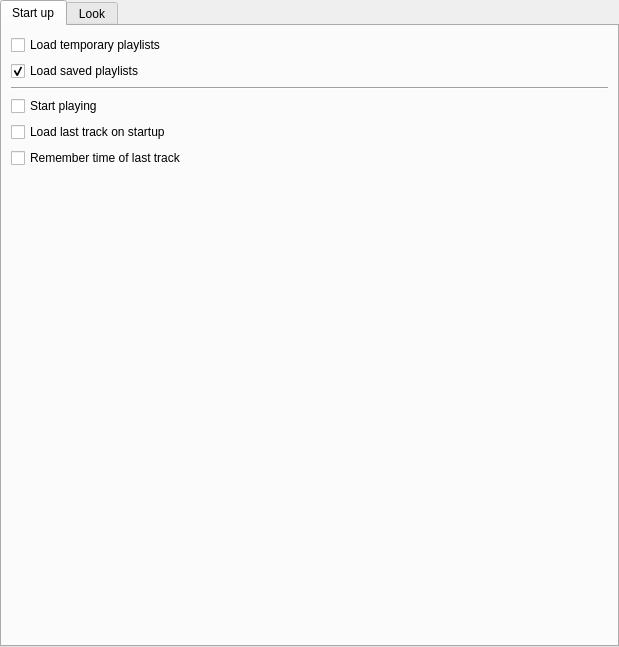
<?xml version="1.0" encoding="UTF-8"?>
<ui version="4.0">
 <class>GUI_PlaylistPreferences</class>
 <widget class="QWidget" name="GUI_PlaylistPreferences">
  <property name="geometry">
   <rect>
    <x>0</x>
    <y>0</y>
    <width>619</width>
    <height>647</height>
   </rect>
  </property>
  <layout class="QGridLayout" name="gridLayout">
   <property name="margin">
    <number>0</number>
   </property>
   <item row="0" column="0">
    <widget class="QTabWidget" name="tabWidget">
     <property name="currentIndex">
      <number>0</number>
     </property>
     <widget class="QWidget" name="tab">
      <attribute name="title">
       <string>Start up</string>
      </attribute>
      <layout class="QGridLayout" name="gridLayout_4">
       <item row="2" column="0">
        <widget class="Line" name="line_3">
         <property name="orientation">
          <enum>Qt::Horizontal</enum>
         </property>
        </widget>
       </item>
       <item row="0" column="0">
        <widget class="QCheckBox" name="cb_load_temporary_playlists">
         <property name="text">
          <string>Load temporary playlists</string>
         </property>
        </widget>
       </item>
       <item row="5" column="0">
        <widget class="QCheckBox" name="cb_remember_time">
         <property name="text">
          <string>Remember time of last track</string>
         </property>
        </widget>
       </item>
       <item row="1" column="0">
        <widget class="QCheckBox" name="cb_load_saved_playlists">
         <property name="text">
          <string>Load saved playlists</string>
         </property>
         <property name="checked">
          <bool>true</bool>
         </property>
        </widget>
       </item>
       <item row="4" column="0">
        <widget class="QCheckBox" name="cb_load_last_track">
         <property name="text">
          <string>Load last track on startup</string>
         </property>
        </widget>
       </item>
       <item row="3" column="0">
        <widget class="QCheckBox" name="cb_start_playing">
         <property name="text">
          <string>Start playing</string>
         </property>
        </widget>
       </item>
       <item row="6" column="0">
        <spacer name="verticalSpacer_2">
         <property name="orientation">
          <enum>Qt::Vertical</enum>
         </property>
         <property name="sizeHint" stdset="0">
          <size>
           <width>20</width>
           <height>40</height>
          </size>
         </property>
        </spacer>
       </item>
      </layout>
     </widget>
     <widget class="QWidget" name="tab_2">
      <attribute name="title">
       <string>Look</string>
      </attribute>
      <layout class="QGridLayout" name="gridLayout_3">
       <item row="3" column="1">
        <widget class="QPushButton" name="btn_default">
         <property name="text">
          <string>Default</string>
         </property>
        </widget>
       </item>
       <item row="1" column="0" colspan="2">
        <widget class="QLineEdit" name="le_expression"/>
       </item>
       <item row="2" column="0" colspan="2">
        <layout class="QGridLayout" name="gridLayout_2">
         <property name="horizontalSpacing">
          <number>6</number>
         </property>
         <property name="verticalSpacing">
          <number>10</number>
         </property>
         <item row="1" column="0">
          <widget class="QLabel" name="label_4">
           <property name="font">
            <font>
             <italic>true</italic>
            </font>
           </property>
           <property name="text">
            <string>'italic text'</string>
           </property>
          </widget>
         </item>
         <item row="5" column="0">
          <widget class="QLabel" name="label_9">
           <property name="text">
            <string>Example</string>
           </property>
          </widget>
         </item>
         <item row="0" column="2">
          <widget class="QLabel" name="label_5">
           <property name="text">
            <string notr="true">%nr%</string>
           </property>
          </widget>
         </item>
         <item row="2" column="2">
          <widget class="QLabel" name="label_7">
           <property name="text">
            <string notr="true">%artist%</string>
           </property>
          </widget>
         </item>
         <item row="0" column="0">
          <widget class="QLabel" name="label">
           <property name="font">
            <font>
             <weight>75</weight>
             <bold>true</bold>
            </font>
           </property>
           <property name="text">
            <string>*bold text*</string>
           </property>
          </widget>
         </item>
         <item row="0" column="3">
          <widget class="QLabel" name="label_10">
           <property name="text">
            <string>track number</string>
           </property>
          </widget>
         </item>
         <item row="3" column="2">
          <widget class="QLabel" name="label_8">
           <property name="text">
            <string notr="true">%album%</string>
           </property>
          </widget>
         </item>
         <item row="1" column="2">
          <widget class="QLabel" name="label_6">
           <property name="text">
            <string notr="true">%title%</string>
           </property>
          </widget>
         </item>
         <item row="1" column="3">
          <widget class="QLabel" name="label_11">
           <property name="text">
            <string>title</string>
           </property>
          </widget>
         </item>
         <item row="2" column="3">
          <widget class="QLabel" name="label_12">
           <property name="text">
            <string>artist</string>
           </property>
          </widget>
         </item>
         <item row="3" column="3">
          <widget class="QLabel" name="label_13">
           <property name="text">
            <string>album</string>
           </property>
          </widget>
         </item>
         <item row="5" column="2" colspan="2">
          <widget class="QLabel" name="label_2">
           <property name="text">
            <string notr="true"> %nr% - '%title%' - %artist%</string>
           </property>
          </widget>
         </item>
         <item row="4" column="0" colspan="4">
          <widget class="Line" name="line_4">
           <property name="orientation">
            <enum>Qt::Horizontal</enum>
           </property>
          </widget>
         </item>
         <item row="0" column="1" rowspan="4">
          <widget class="Line" name="line_5">
           <property name="orientation">
            <enum>Qt::Vertical</enum>
           </property>
          </widget>
         </item>
        </layout>
       </item>
       <item row="3" column="0">
        <spacer name="horizontalSpacer">
         <property name="orientation">
          <enum>Qt::Horizontal</enum>
         </property>
         <property name="sizeHint" stdset="0">
          <size>
           <width>40</width>
           <height>20</height>
          </size>
         </property>
        </spacer>
       </item>
       <item row="0" column="0" colspan="2">
        <widget class="QCheckBox" name="cb_show_numbers">
         <property name="text">
          <string>Show numbers</string>
         </property>
        </widget>
       </item>
       <item row="4" column="0">
        <spacer name="verticalSpacer">
         <property name="orientation">
          <enum>Qt::Vertical</enum>
         </property>
         <property name="sizeHint" stdset="0">
          <size>
           <width>20</width>
           <height>40</height>
          </size>
         </property>
        </spacer>
       </item>
      </layout>
     </widget>
    </widget>
   </item>
  </layout>
 </widget>
 <resources/>
 <connections/>
</ui>
